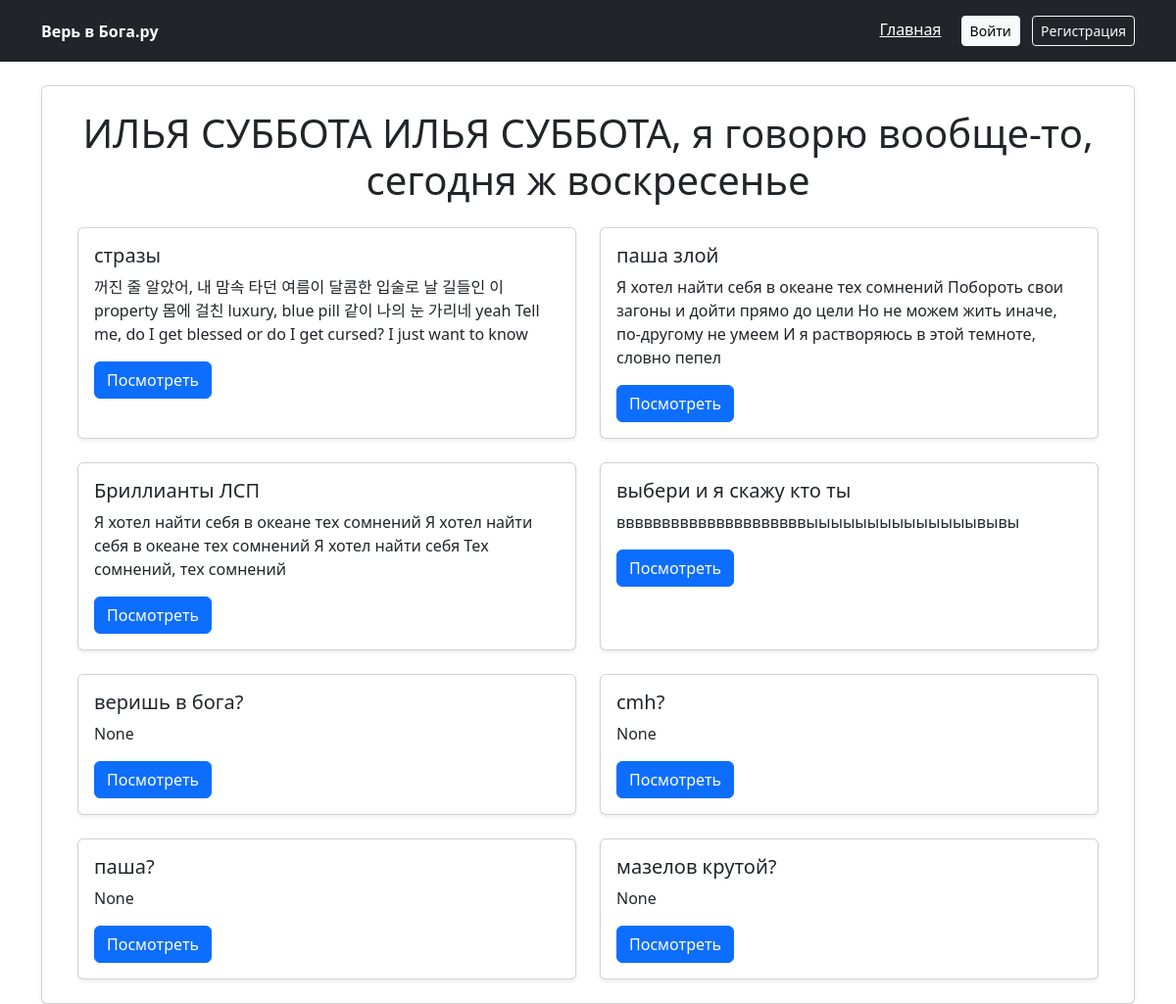
Screenshot of /polls/ with the database file from the repository.
### polls/models.py (models this page shows, shortened)
class Question(models.Model):
    question_text = models.CharField(max_length=200)
    pub_date = models.DateTimeField('date published')
    lifetime = models.DurationField(default=timedelta(days=7))
    is_active = models.BooleanField(default=True)
    description = models.TextField(blank=True, null=True)
    image = models.ImageField(upload_to='questions/', blank=True, null=True)

### polls/views.py (the view)
# urls.py: path('', views.IndexView.as_view(), name='index'),
class IndexView(generic.ListView):
    template_name = 'polls/index.html'
    context_object_name = 'latest_question_list'
    def get_queryset(self):
        return Question.objects.order_by('-pub_date')

### polls/templates/polls/index.html
{% extends 'base_generic.html' %}
{% block content %}
<h1 class="text-center mb-4">ИЛЬЯ СУББОТА ИЛЬЯ СУББОТА, я говорю вообще-то, сегодня ж воскресенье</h1>
<div class="container">
    {% if latest_question_list %}
        <div class="row row-cols-1 row-cols-md-2 g-4">
            {% for question in latest_question_list %}
            <div class="col">
                <div class="card h-100 shadow-sm">
                    <div class="card-body">
                        <h5 class="card-title">{{ question.question_text }}</h5>
                        <p>{{ question.description }}</p>
                        <a href="{% url 'polls:detail' question.id %}" class="btn btn-primary">Посмотреть</a>
                    </div>
                </div>
            </div>
            {% endfor %}
        </div>
    {% else %}
        <p class="text-center text-danger">Нет вопросов!</p>
    {% endif %}
</div>
{% endblock %}

### rows the page displays
Question: question_text "стразы", description "꺼진 줄 알았어, 내 맘속 타던 여름이 달콤한 입술로 날 길들인 이 property 몸에 걸친 luxury, blue pill 같이 나의 눈 가리네 yeah Tell me, do I get blessed or do I get cursed? I just want to know"
Question: question_text "паша злой", description "Я хотел найти себя в океане тех сомнений Побороть свои загоны и дойти прямо до цели Но не можем жить иначе, по-другому не умеем И я растворяюсь в этой темноте, словно пепел"
Question: question_text "Бриллианты ЛСП", description "Я хотел найти себя в океане тех сомнений Я хотел найти себя в океане тех сомнений Я хотел найти себя Тех сомнений, тех сомнений"
Question: question_text "выбери и я скажу кто ты", description "вввввввввввввввввввввыыыыыыыыыыыыыывывы"
Question: question_text "веришь в бога?", description "None"
Question: question_text "cmh?", description "None"
Question: question_text "паша?", description "None"
Question: question_text "мазелов крутой?", description "None"
